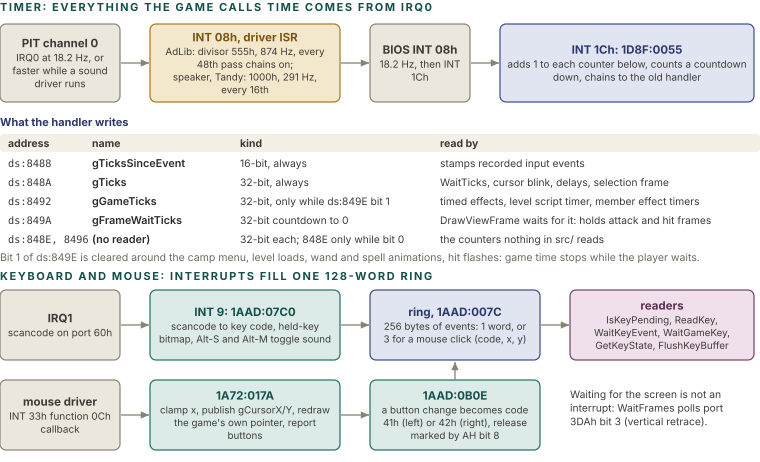

Reproduce this figure in Python.
import sys; sys.path.insert(0, '.')
from figlib import *

c = Canvas(760, 470)
# lane 1: timer
c.section(0, 11, "Timer: everything the game calls time comes from IRQ0")
c.box(0, 24, 120, 78, "grey", "PIT channel 0", ["IRQ0 at 18.2 Hz, or faster while a sound driver runs"], size=10, tsize=11.5)
c.box(150, 24, 190, 78, "ochre", "INT 08h, driver ISR", ["AdLib: divisor 555h, 874 Hz, every 48th pass chains on;", "speaker, Tandy: 1000h, 291 Hz, every 16th"], size=9.8, tsize=11.5)
c.box(370, 24, 100, 78, "grey", "BIOS INT 08h", ["18.2 Hz, then INT 1Ch"], size=10, tsize=11.5)
c.box(500, 24, 254, 78, "navy", "INT 1Ch: 1D8F:0055", ["adds 1 to each counter below, counts a countdown down, chains to the old handler"], size=10, tsize=11.5)
for x in (121, 341, 471):
    c.arrow([(x, 63), (x + 28, 63)], color=GREY)
# counters table
c.text(0, 126, "What the handler writes", size=11, weight=700, color=PAL["navy"][0])
rows = [
    ("ds:8488", "gTicksSinceEvent", "16-bit, always", "stamps recorded input events"),
    ("ds:848A", "gTicks", "32-bit, always", "WaitTicks, cursor blink, delays, selection frame"),
    ("ds:8492", "gGameTicks", "32-bit, only while ds:849E bit 1", "timed effects, level script timer, member effect timers"),
    ("ds:849A", "gFrameWaitTicks", "32-bit countdown to 0", "DrawViewFrame waits for it: holds attack and hit frames"),
    ("ds:848E, 8496", "(no reader)", "32-bit each; 848E only while bit 0", "the counters nothing in src/ reads"),
]
y = 134
c.rect(0, y, 760, 18, fill=PANEL, rx=3)
for x, t in ((8, "address"), (92, "name"), (240, "kind"), (440, "read by")):
    c.text(x, y + 13, t, size=10.5, weight=700, color=INK2)
y += 20
for a, n, k, r in rows:
    c.text(8, y + 13, a, size=10.3, color=INK2, mono=True)
    c.text(92, y + 13, n, size=10.8, weight=600, color=INK)
    c.text(240, y + 13, k, size=10.3, color=INK2)
    c.text(440, y + 13, r, size=10.3, color=INK2)
    y += 19
c.text(0, y + 12, "Bit 1 of ds:849E is cleared around the camp menu, level loads, wand and spell animations, hit flashes: game time stops while the player waits.", size=10.5, color=MUTED)

# lane 2: keyboard
y0 = 290
c.section(0, y0 - 10, "Keyboard and mouse: interrupts fill one 128-word ring")
c.box(0, y0, 120, 70, "grey", "IRQ1", ["scancode on port 60h"], size=10, tsize=11.5)
c.box(150, y0, 190, 70, "teal", "INT 9: 1AAD:07C0", ["scancode to key code, held-key bitmap, Alt-S and Alt-M toggle sound"], size=9.8, tsize=11.5)
c.box(370, y0, 170, 70, "navy", "ring, 1AAD:007C", ["256 bytes of events: 1 word, or 3 for a mouse click (code, x, y)"], size=9.8, tsize=11.5)
c.box(570, y0, 184, 70, "plum", "readers", ["IsKeyPending, ReadKey, WaitKeyEvent, WaitGameKey, GetKeyState, FlushKeyBuffer"], size=9.8, tsize=11.5)
for x in (121, 341, 541):
    c.arrow([(x, y0 + 35), (x + 28, y0 + 35)], color=GREY)
c.box(0, y0 + 90, 120, 70, "grey", "mouse driver", ["INT 33h function 0Ch callback"], size=10, tsize=11.5)
c.box(150, y0 + 90, 190, 70, "teal", "1A72:017A", ["clamp x, publish gCursorX/Y, redraw the game's own pointer, report buttons"], size=9.8, tsize=11.5)
c.box(370, y0 + 90, 170, 70, "teal", "1AAD:0B0E", ["a button change becomes code 41h (left) or 42h (right), release marked by AH bit 8"], size=9.8, tsize=11.5)
for x in (121, 341):
    c.arrow([(x, y0 + 125), (x + 28, y0 + 125)], color=GREY)
c.arrow([(455, y0 + 90), (455, y0 + 72)], color=GREY)
c.para(570, y0 + 108, "Waiting for the screen is not an interrupt: WaitFrames polls port 3DAh bit 3 (vertical retrace).", 184, size=10.3, color=INK2)
c.h = y0 + 172
c.save("figs/arc_clocks.svg")
